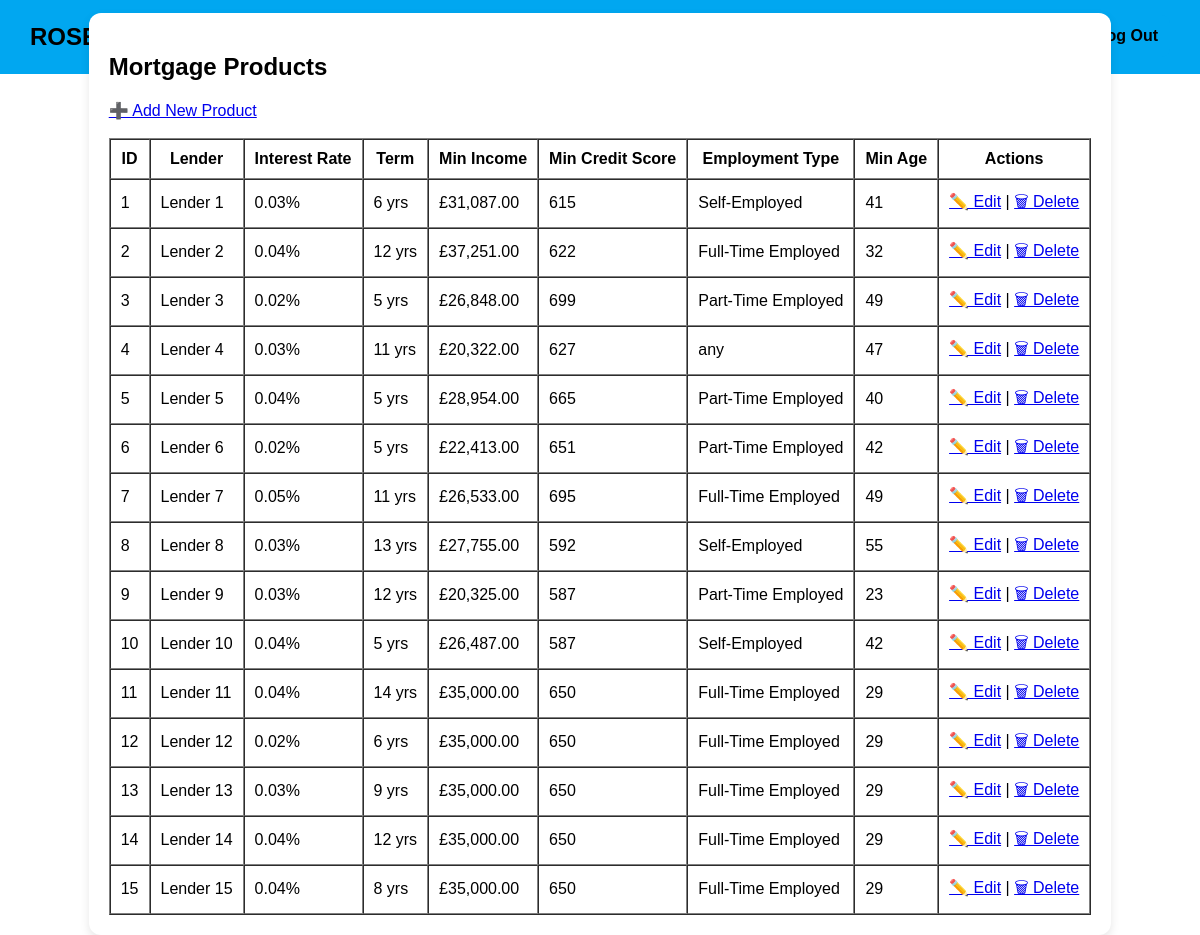
The app's page /product_list.php (signed in), older data.
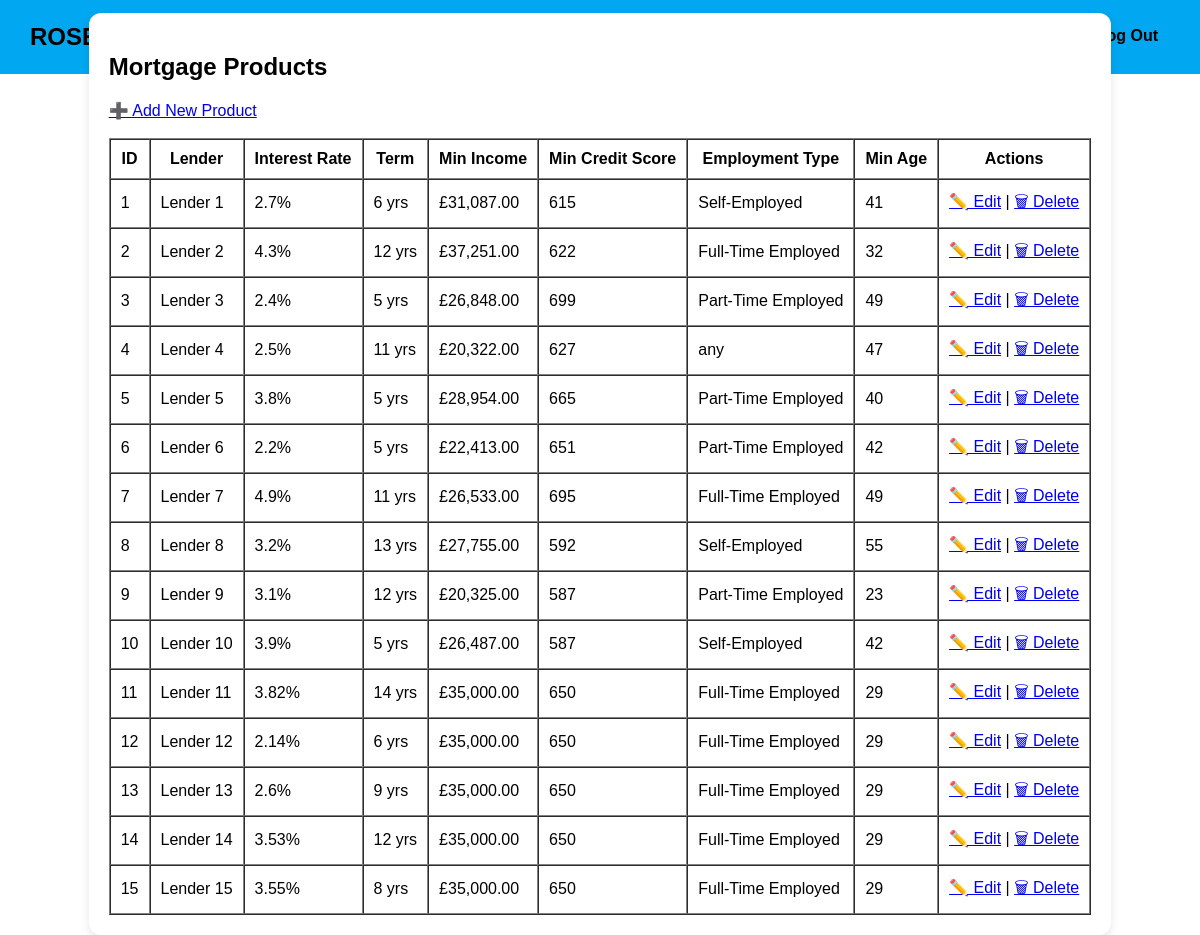
The same page, newer data.
### tables this page shows
CREATE TABLE "Product" (
	"ProductId"	INTEGER,
	"Lender"	TEXT,
	"InterestRate"	REAL,
	"MortgageTerm"	INTEGER,
	"MinIncome"	INTEGER,
	"MinCreditScore"	INTEGER,
	"EmploymentType"	TEXT,
	"MinAge"	INTEGER,
	PRIMARY KEY("ProductId" AUTOINCREMENT)
);

### product_list.php (the view, shortened to what this page needs)
<?php
require 'db.php';
$products = $conn->query("SELECT * FROM Product")->fetchAll(PDO::FETCH_ASSOC);
?>
<!DOCTYPE html>
<html>
<head>
    <link rel="stylesheet" href="css/global.css" />
</head>
<body>
<header class="navbar">
    <a href="index.php" class="navbar__title-link"><h1 class="navbar__title">ROSE BROKERS</h1></a>
        <div class="navbar__buttons">
            <a href="broker-dashboard.php"><button class="btn btn--register">Dashboard</button></a>
            <a href="broker-setting.php"><button class="btn btn--register">Profile Settings</button></a>
            <a href="logout.php"><button class="btn btn--login">Log Out</button></a>
        </div>
</header>
<div class="container mt-4">
    <div class="table-container">
        <h2>Mortgage Products</h2>
        <a href="add_product.php">➕ Add New Product</a><br><br>
        <table border="1" cellpadding="10" cellspacing="0">
            <tr>
                <th>ID</th>
                <th>Lender</th>
                <th>Interest Rate</th>
                <th>Term</th>
                <th>Min Income</th>
                <th>Min Credit Score</th>
                <th>Employment Type</th>
                <th>Min Age</th>
                <th>Actions</th>
            </tr>
            <?php foreach ($products as $p): ?>
            <tr>
                <td><?= $p['ProductId'] ?></td>
                <td><?= htmlspecialchars($p['Lender']) ?></td>
                <td><?= rtrim(rtrim(number_format($p['InterestRate'], 2, '.', ''), '0'), '.') ?>%</td>
                <td><?= $p['MortgageTerm'] ?> yrs</td>
                <td>£<?= number_format($p['MinIncome'], 2) ?></td>
                <td><?= $p['MinCreditScore'] ?></td>
                <td><?= $p['EmploymentType'] ?></td>
                <td><?= $p['MinAge'] ?></td>
                <td>
                    <a href="edit_product.php?id=<?= $p['ProductId'] ?>">✏️ Edit</a> |
                    <a href="delete_product.php?id=<?= $p['ProductId'] ?>" onclick="return confirm('Are you sure?')">🗑 Delete</a>
                </td>
            </tr>
            <?php endforeach; ?>
        </table>
    </div>
</div>
</body>
</html>

### css/global.css (style rules this page uses)
body { font-family: Arial, sans-serif; margin: 0; padding: 0; background-color: white; }
.navbar { background-color: #01A7F0; color: black; display: flex; justify-content: space-between; align-items: center; padding: 15px 30px; }
.navbar__title { margin: 0; font-size: 24px; font-weight: bold; text-decoration: none; }
.navbar__title-link { text-decoration: none; color: inherit; }
.navbar__buttons { display: flex; gap: 10px; }
.container { display: flex; height: 100vh; justify-content: center; align-items: center; }
.btn { padding: 12px; border: none; border-radius: 8px; font-size: 16px; cursor: pointer; width: 100%; }
.btn--login { background-color: #01A7F0; color: black; font-weight: bold; border-color: black; border-width: 5px; }
.btn--register { background-color: #302c2c; color: #01A7F0; border: 1px solid #302c2c; }
.table-container { background: white; padding: 20px; border-radius: 12px; box-shadow: 0px 4px 10px rgba(0, 0, 0, 0.1); }

Row changes from the older to the newer data that the page shows:
changed product "Lender 1": InterestRate "0.03" → "2.7"
changed product "Lender 2": InterestRate "0.04" → "4.3"
changed product "Lender 3": InterestRate "0.02" → "2.4"
changed product "Lender 4": InterestRate "0.03" → "2.5"
changed product "Lender 5": InterestRate "0.04" → "3.8"
changed product "Lender 6": InterestRate "0.02" → "2.2"
changed product "Lender 7": InterestRate "0.05" → "4.9"
changed product "Lender 8": InterestRate "0.03" → "3.2"
changed product "Lender 9": InterestRate "0.03" → "3.1"
changed product "Lender 10": InterestRate "0.04" → "3.9"
changed product "Lender 11": InterestRate "0.04" → "3.82"
changed product "Lender 12": InterestRate "0.02" → "2.14"
changed product "Lender 13": InterestRate "0.03" → "2.6"
changed product "Lender 14": InterestRate "0.04" → "3.53"
changed product "Lender 15": InterestRate "0.04" → "3.55"
